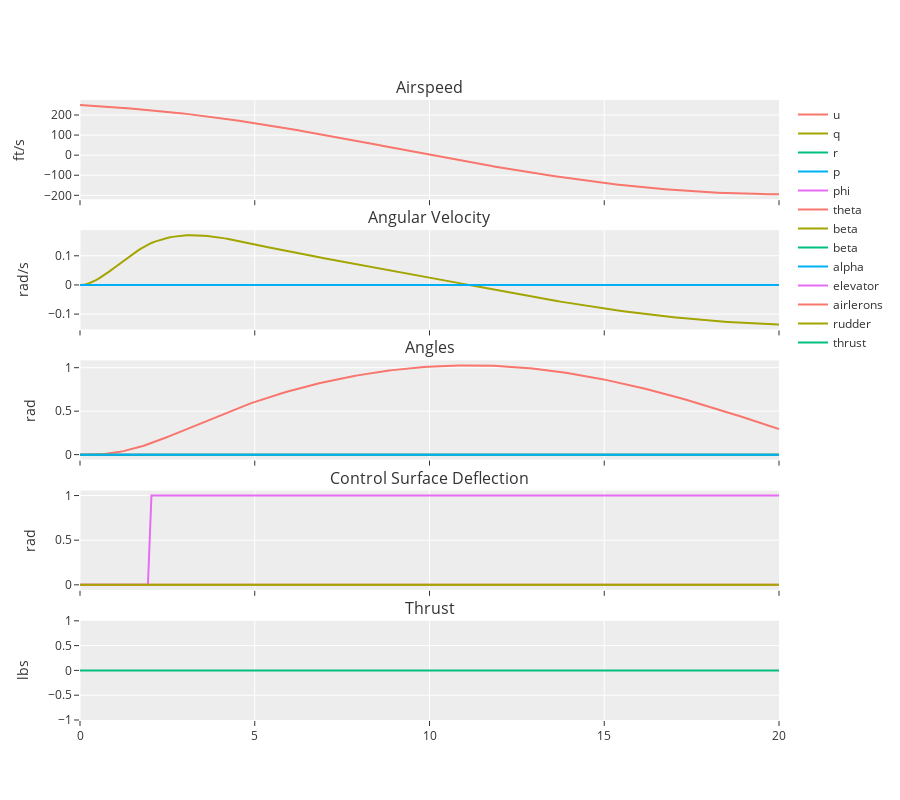

The cell this chart's notebook holds for it:
### Markdown cell above
### Elevator

### Code cell
u = np.array([[0, 0, 0, 0]] * 10 + [[1, 0, 0, 0]] * 90)
res = p.simulate_uncontrolled(np.linspace(0, 20, 100), u)
p.plot(res.t, res.y, [[p.step_function(_t)[i] for _t in res.t] for i in range(4)], flat=True)

### Figure 1 — Plotly figure (JSON) as saved in the notebook; plotly's stock layout.template omitted (floating-point values rounded to 4 significant figures; data arrays with more than 128 entries replaced by an {"elided": "..."} marker saying what was removed)
{"data": [{"name": "u", "type": "scatter", "x": {"elided": "203 float values"}, "xaxis": "x", "y": {"elided": "203 float values"}, "yaxis": "y"}, {"name": "q", "type": "scatter", "x": {"elided": "203 float values"}, "xaxis": "x2", "y": {"elided": "203 float values"}, "yaxis": "y2"}, {"name": "r", "type": "scatter", "x": {"elided": "203 float values"}, "xaxis": "x2", "y": {"elided": "203 int values"}, "yaxis": "y2"}, {"name": "p", "type": "scatter", "x": {"elided": "203 float values"}, "xaxis": "x2", "y": {"elided": "203 int values"}, "yaxis": "y2"}, {"name": "phi", "type": "scatter", "x": {"elided": "203 float values"}, "xaxis": "x3", "y": {"elided": "203 int values"}, "yaxis": "y3"}, {"name": "theta", "type": "scatter", "x": {"elided": "203 float values"}, "xaxis": "x3", "y": {"elided": "203 float values"}, "yaxis": "y3"}, {"name": "beta", "type": "scatter", "x": {"elided": "203 float values"}, "xaxis": "x3", "y": {"elided": "203 int values"}, "yaxis": "y3"}, {"name": "beta", "type": "scatter", "x": {"elided": "203 float values"}, "xaxis": "x3", "y": {"elided": "203 int values"}, "yaxis": "y3"}, {"name": "alpha", "type": "scatter", "x": {"elided": "203 float values"}, "xaxis": "x3", "y": {"elided": "203 int values"}, "yaxis": "y3"}, {"name": "elevator", "type": "scatter", "x": {"elided": "203 float values"}, "xaxis": "x4", "y": {"elided": "203 int values"}, "yaxis": "y4"}, {"name": "airlerons", "type": "scatter", "x": {"elided": "203 float values"}, "xaxis": "x4", "y": {"elided": "203 int values"}, "yaxis": "y4"}, {"name": "rudder", "type": "scatter", "x": {"elided": "203 float values"}, "xaxis": "x4", "y": {"elided": "203 int values"}, "yaxis": "y4"}, {"name": "thrust", "type": "scatter", "x": {"elided": "203 float values"}, "xaxis": "x5", "y": {"elided": "203 int values"}, "yaxis": "y5"}], "layout": {"annotations": [{"font": {"size": 16}, "showarrow": false, "text": "Airspeed", "x": 0.5, "xanchor": "center", "xref": "paper", "y": 1, "yanchor": "bottom", "yref": "paper"}, {"font": {"size": 16}, "showarrow": false, "text": "Angular Velocity", "x": 0.5, "xanchor": "center", "xref": "paper", "y": 0.79, "yanchor": "bottom", "yref": "paper"}, {"font": {"size": 16}, "showarrow": false, "text": "Angles", "x": 0.5, "xanchor": "center", "xref": "paper", "y": 0.58, "yanchor": "bottom", "yref": "paper"}, {"font": {"size": 16}, "showarrow": false, "text": "Control Surface Deflection", "x": 0.5, "xanchor": "center", "xref": "paper", "y": 0.37, "yanchor": "bottom", "yref": "paper"}, {"font": {"size": 16}, "showarrow": false, "text": "Thrust", "x": 0.5, "xanchor": "center", "xref": "paper", "y": 0.16, "yanchor": "bottom", "yref": "paper"}], "height": 800, "xaxis": {"anchor": "y", "autorange": true, "domain": [0, 1], "matches": "x5", "range": [0, 20], "showticklabels": false, "type": "linear"}, "xaxis2": {"anchor": "y2", "autorange": true, "domain": [0, 1], "matches": "x5", "range": [0, 20], "showticklabels": false, "type": "linear"}, "xaxis3": {"anchor": "y3", "autorange": true, "domain": [0, 1], "matches": "x5", "range": [0, 20], "showticklabels": false, "type": "linear"}, "xaxis4": {"anchor": "y4", "autorange": true, "domain": [0, 1], "matches": "x5", "range": [0, 20], "showticklabels": false, "type": "linear"}, "xaxis5": {"anchor": "y5", "autorange": true, "domain": [0, 1], "range": [0, 20], "type": "linear"}, "yaxis": {"anchor": "x", "autorange": true, "domain": [0.84, 1], "range": [-219.4, 274.7], "title": {"text": "ft/s"}, "type": "linear"}, "yaxis2": {"anchor": "x2", "autorange": true, "domain": [0.63, 0.79], "range": [-0.1525, 0.1878], "title": {"text": "rad/s"}, "type": "linear"}, "yaxis3": {"anchor": "x3", "autorange": true, "domain": [0.42, 0.58], "range": [-0.05705, 1.084], "title": {"text": "rad"}, "type": "linear"}, "yaxis4": {"anchor": "x4", "autorange": true, "domain": [0.21, 0.37], "range": [-0.05556, 1.056], "title": {"text": "rad"}, "type": "linear"}, "yaxis5": {"anchor": "x5", "autorange": true, "domain": [0, 0.16], "range": [-1, 1], "title": {"text": "lbs"}, "type": "linear"}}}
